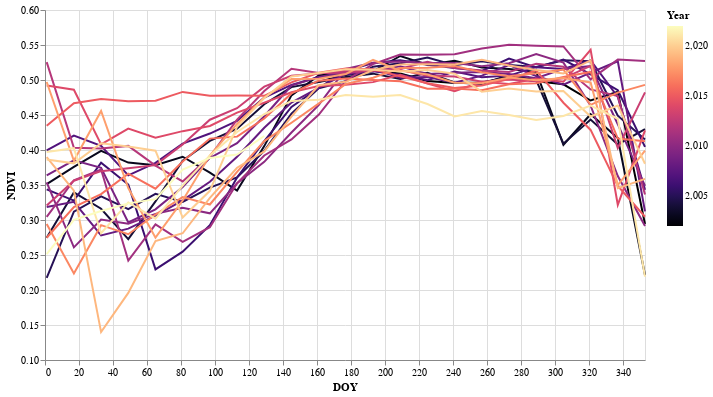

The notebook cell this image was saved under:
### Markdown cell above
* DOY (day of year) 칼럼을 활용해서 line chart를 그려봅시다. 각 선은 1년을 의미하도록 색상으로 구분되어져야 합니다. 
  * x축 : Day of year
    * ` scale=alt.Scale(domain=[0, 353], clamp=True) `
  * y축 : NDVI value
    * ` scale=alt.Scale(domain=[0.1, 0.6]) `
  * Color : Year
    * ` scale=alt.Scale(scheme='magma') `
  * Tooltip : x축, y축, color

### Code cell
alt.Chart(ndvi_df).mark_line().encode(
    x=alt.X("DOY", scale=alt.Scale(domain=[0, 353], clamp=True)),
    y=alt.Y("NDVI", scale=alt.Scale(domain=[0.1, 0.6])),
    color = alt.Color("Year",scale=alt.Scale(scheme='magma'))

).properties(width=600, height=350)

### Figure 1 — Vega-Lite specification as saved in the notebook (floating-point values rounded to 4 significant figures; data arrays with more than 128 entries replaced by an {"elided": "..."} marker saying what was removed)
{"config": {"view": {"continuousWidth": 400, "continuousHeight": 300}}, "data": {"name": "data-3a07248bb9a556168cf102154ab75118"}, "mark": "line", "encoding": {"color": {"field": "Year", "scale": {"scheme": "magma"}, "type": "quantitative"}, "x": {"field": "DOY", "scale": {"clamp": true, "domain": [0, 353]}, "type": "quantitative"}, "y": {"field": "NDVI", "scale": {"domain": [0.1, 0.6]}, "type": "quantitative"}}, "height": 350, "width": 600, "$schema": "https://vega.github.io/schema/vega-lite/v4.17.0.json", "datasets": {"data-3a07248bb9a556168cf102154ab75118": {"elided": "459 records"}}}
